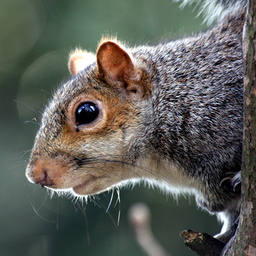
#> input picture tools_webgl/FilterViewer/tools/py_kuwahara/img/anim.png, 256 x 256 px, shrunk from 512 x 512 before the run
$ python AnisotropicVisual.py
#> lines starting #> are read from the running program, lines starting #| are printed output that depends on the picture; after the words box and inside, x2 and y2 are one past the last pixel; in counts of white or black regions, pixels touching at a corner belong together
#> further down, img is the input picture: shape (256, 256, 3); mean B, G, R 88.5, 95.2, 93.8
### tools_webgl/FilterViewer/tools/py_kuwahara/SST.py
#!/usr/bin/env python3
# -*- coding: utf-8 -*-
"""
Created on Wed Oct  3 10:51:24 2018

@author: raymondmg
"""

import cv2 as cv
import numpy as np
from enum import Enum
import Gaussian

class SST_TYPE(Enum):
    CLASSIC = 1


class SST:
    def __init__(self,image,type):
        self.type = type
        self.image = image
    def sst_classic(self,kernel_size=5,sigma=2,tau=0.002,box_filter = [[1,0],[-1,0],[0,1],[0,-1]],iter=5):
#> called with kernel_size = 5, sigma = 2, tau = 0.002, iter = 5
        img = self.image
        self.sigma = sigma
        height,width,channel = img.shape
#> height = 256; width = 256; channel = 3
        dimage = np.float32(img)


        gray = cv.cvtColor(dimage, cv.COLOR_BGR2GRAY)
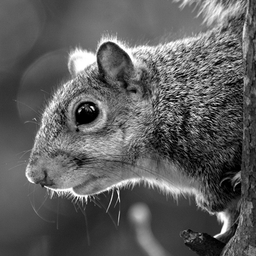
#> gray: shape (256, 256) float32; min 0, max 255, mean 94


        sobelx = cv.Sobel(gray, cv.CV_32F, 1, 0, ksize=3)
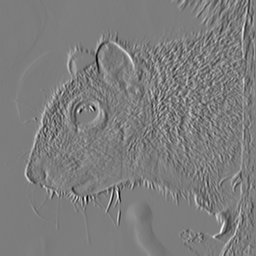
#> sobelx: shape (256, 256) float32; min -835.6, max 863.2, mean -0.8; drawn with min black and max white
        sobely = cv.Sobel(gray, cv.CV_32F, 0, 1, ksize=3)
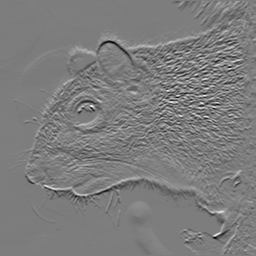
#> sobely: shape (256, 256) float32; min -822.5, max 851, mean -1.3; drawn with min black and max white

        tensor_image = np.zeros((height,width,3))
        for j in range(height):
            for i in range(width):
                fx = sobelx[j,i]
                fy = sobely[j,i]
                tensor_image[j,i] = (fx*fx,fy*fy,fx*fy)
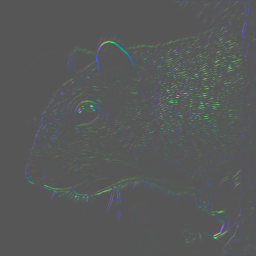
#> tensor_image: shape (256, 256, 3) float64; mean of channels 0, 1, 2 10180.8, 11126.7, 809; drawn with min black and max white

        #sigma = 2 * self.sigma * self.sigma
        #smooth_structure_tensor = cv.GaussianBlur(tensor_image,(kernel_size,kernel_size),sigma)

        gaussian_func = Gaussian.Gaussian()
        smooth_structure_tensor = gaussian_func.calc(tensor_image,2,height,width,channel)
        print("generated smooth structure tensor!")
        self.smooth_structure_tensor = smooth_structure_tensor
        cv.imwrite("./img/smooth_structure_tensor.png",smooth_structure_tensor)
        return smooth_structure_tensor

    def cal(self,kernel_size=5):
        if self.type == SST_TYPE.CLASSIC:
            return self.sst_classic(kernel_size)

### tools_webgl/FilterViewer/tools/py_kuwahara/Gaussian.py
# -*- coding: utf-8 -*-
"""
Created on Mon Oct  8 12:42:53 2018

@author: raymondmg
"""
import numpy as np

class Gaussian:
    def __init__(self):
        print("init gaussian function!")


    def calc(self,image,sigma,height,width,channel=1):
#> called with sigma = 2, height = 256, width = 256, channel = 3
        twoSigma2 = 2.0 * sigma * sigma
        halfKernelSize = int(np.ceil( 2.0 * sigma ))

        if channel == 1:
            gaussian_image = np.zeros((height,width))
        else:
            gaussian_image = np.zeros((height,width,channel))
        for j in range(height):
            for i in range(width):
                sumA = [0,0,0]
                w = 0
                for k in range(-halfKernelSize,halfKernelSize+1):
                    for q in range(-halfKernelSize,halfKernelSize+1):
                        iq = i + q
                        jk = j + k
                        if iq >= 0 and jk >= 0 and iq<width and jk < height:
                            r = np.sqrt(k*k+q*q)
                            ww = np.exp(-r*r/twoSigma2)
                            w+=ww
                            if channel == 1:
                                sumA[0]+=ww*image[jk,iq]
                            else:
                                sumA[0]+=ww*image[jk,iq,0]
                                sumA[1]+=ww*image[jk,iq,1]
                                sumA[2]+=ww*image[jk,iq,2]
                if w == 0:
                    w = 1
                if channel == 1:
                    gaussian_image[j,i]  = sumA[0]/w
                else:
                    gaussian_image[j,i,0]  = sumA[0]/w
                    gaussian_image[j,i,1]  = sumA[1]/w
                    gaussian_image[j,i,2]  = sumA[2]/w
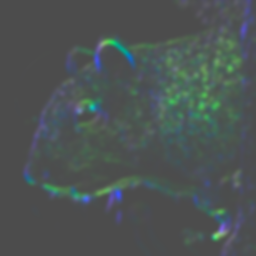
#> gaussian_image: shape (256, 256, 3) float64; mean of channels 0, 1, 2 10189.3, 11130.2, 811.6; drawn with min black and max white
#> in sst_classic, `cv.imwrite("./img/smooth_structure_tensor.png",smooth_structure_tensor)`:
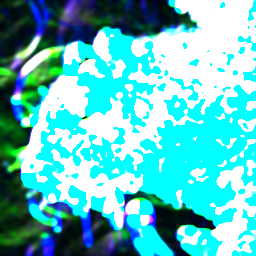
#> saved as smooth_structure_tensor.png: shape (256, 256, 3); mean B, G, R 195.8, 194.6, 95.7
        return gaussian_image

    # [42 lines left out: function sector_calc, not called in this run]

### tools_webgl/FilterViewer/tools/py_kuwahara/AnisotropicVisual.py
# -*- coding: utf-8 -*-
"""
Created on Sun Oct  7 18:39:00 2018

@author: raymondmg
"""
import numpy as np
import SST
import cv2 as cv

class AnisotropicKuwahara:
    def __init__(self,image,sst,kernel_size=7,div_num=8,q=8.0,alpha=1.0):
#> called with kernel_size = 7, div_num = 8, q = 8, alpha = 1
        self.sst = sst
        self.kernel_size = kernel_size
        self.image = image
        self.div_num = div_num
        self.angle = 2 * np.pi/div_num
        self.q = q
        self.alpha = alpha
        self.height = image.shape[0]
#> self.height = 256
        self.width = image.shape[1]
#> self.width = 256
        self.channel = image.shape[2]
#> self.channel = 3
        self.param_anisotropy()

    def param_anisotropy(self):
        visual_image = cv.imread("./img/visual_rgb.png")
        anisotropic_image = np.zeros((self.height,self.width,self.channel))
        A = np.zeros((self.height,self.width))
        PHI = np.zeros((self.height,self.width))
        for j in range(self.height):
            for i in range(self.width):
                E = self.sst[j,i,0]
                G = self.sst[j,i,1]
                F = self.sst[j,i,2]
                D = np.sqrt((E-G)*(E-G)+4.0*F*F)

                lambda1 = (E + G + D)/2.0
                lambda2 = (E + G - D)/2.0

                if (lambda1 + lambda2) <=0:
                    A[j,i] = 0
                else:
                    A[j,i] = (lambda1 - lambda2)/(lambda1 + lambda2)

                #visualization Anisotropic
                anisotropic_image[j,i,0] = visual_image[0,int(255*A[j,i]),0]
                anisotropic_image[j,i,1] = visual_image[0,int(255*A[j,i]),1]
                anisotropic_image[j,i,2] = visual_image[0,int(255*A[j,i]),2]

                PHI[j,i] = np.arctan2(-F, lambda1 - E)
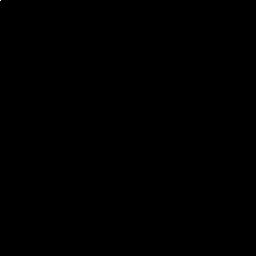
#> A: shape (256, 256) float64; values 0 (black) and 0.27 (white), 0% white in thin lines or dots, all inside (x1, y1, x2, y2) = (0, 0, 1, 1)
#> PHI: shape (256, 256) float64; every value is 0
#> anisotropic_image: shape (256, 256, 3) float64; every value is 0

        self.A = A
        self.PHI = PHI
        cv.imwrite("./img/anisotropic_image.png",anisotropic_image)
        return anisotropic_image

img = cv.imread('./img/anim.png')
sst_func = SST.SST(img,SST.SST_TYPE.CLASSIC)
sst_image = sst_func.cal(5)

#> (the run stopped early here; a loop or call above may not have finished)
